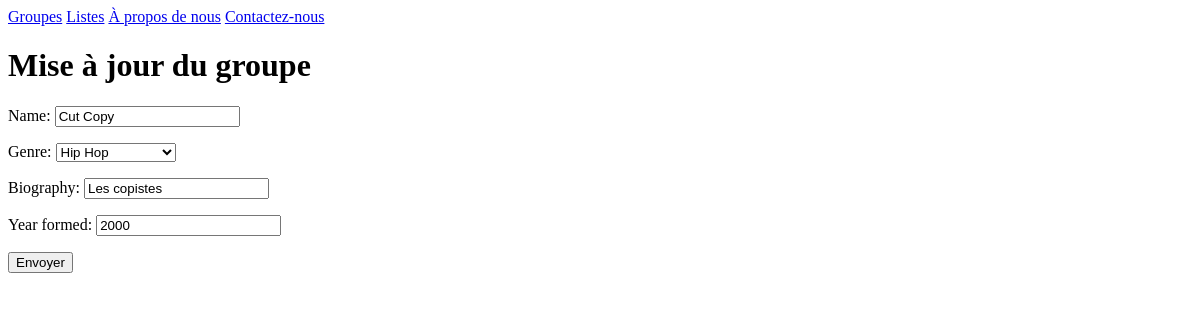
The page /bands/2/change/ on the database as committed earlier.
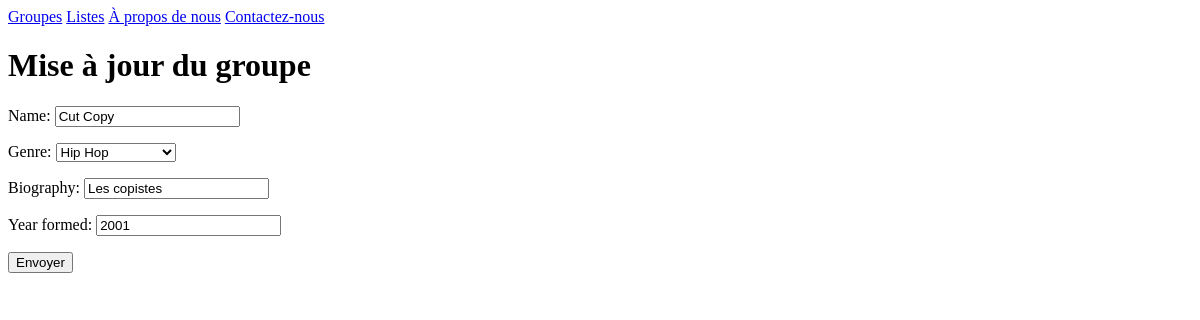
The same page on the database as committed later.
### listings/models.py (models this page shows, shortened)
class Band(models.Model):
    class Genre(models.TextChoices):
        HIP_HOP = 'HH'
        SYNTH_POP = 'SP'
        ALTERNATIVE_ROCK = 'AR'
    name = models.fields.CharField(max_length=100)
    genre = models.fields.CharField(choices=Genre.choices,max_length=5)
    biography = models.fields.CharField(max_length=1000)
    year_formed = models.fields.IntegerField(validators=[MinValueValidator(1900),MaxValueValidator(2022)])
    active = models.fields.BooleanField(default=True)
    official_homepage= models.fields.URLField(null=True, blank=True)

### listings/views.py (the view)
# urls.py: path('bands/<int:id>/change/', views.band_change, name='band-change'),
def band_change(request, id):
    band = Band.objects.get(id=id)
    if request.method == 'POST':
        form = BandForm(request.POST,instance=band)
        if form.is_valid():
            form.save()
            return redirect('band-detail',band.id)
    else:
        form = BandForm(instance=band)
    return render(request, 'listings/band_change.html',
                  {'form':form})

### listings/forms.py
class BandForm(forms.ModelForm):
    class Meta:
        model = Band
        exclude = ('active', 'official_homepage')

### listings/templates/listings/band_change.html (shortened to what this page needs)
{% extends 'listings/base.html' %}
 {% block content %}
    <h1>Mise à jour du groupe</h1>
    <form action="", method="post">
        {{ form.as_p }}
        <input type="submit", value="Envoyer">
    </form>
 {% endblock %}

Rows that differ between the two databases and show on the page:
changed Band "Cut Copy": year_formed "2000" → "2001"
